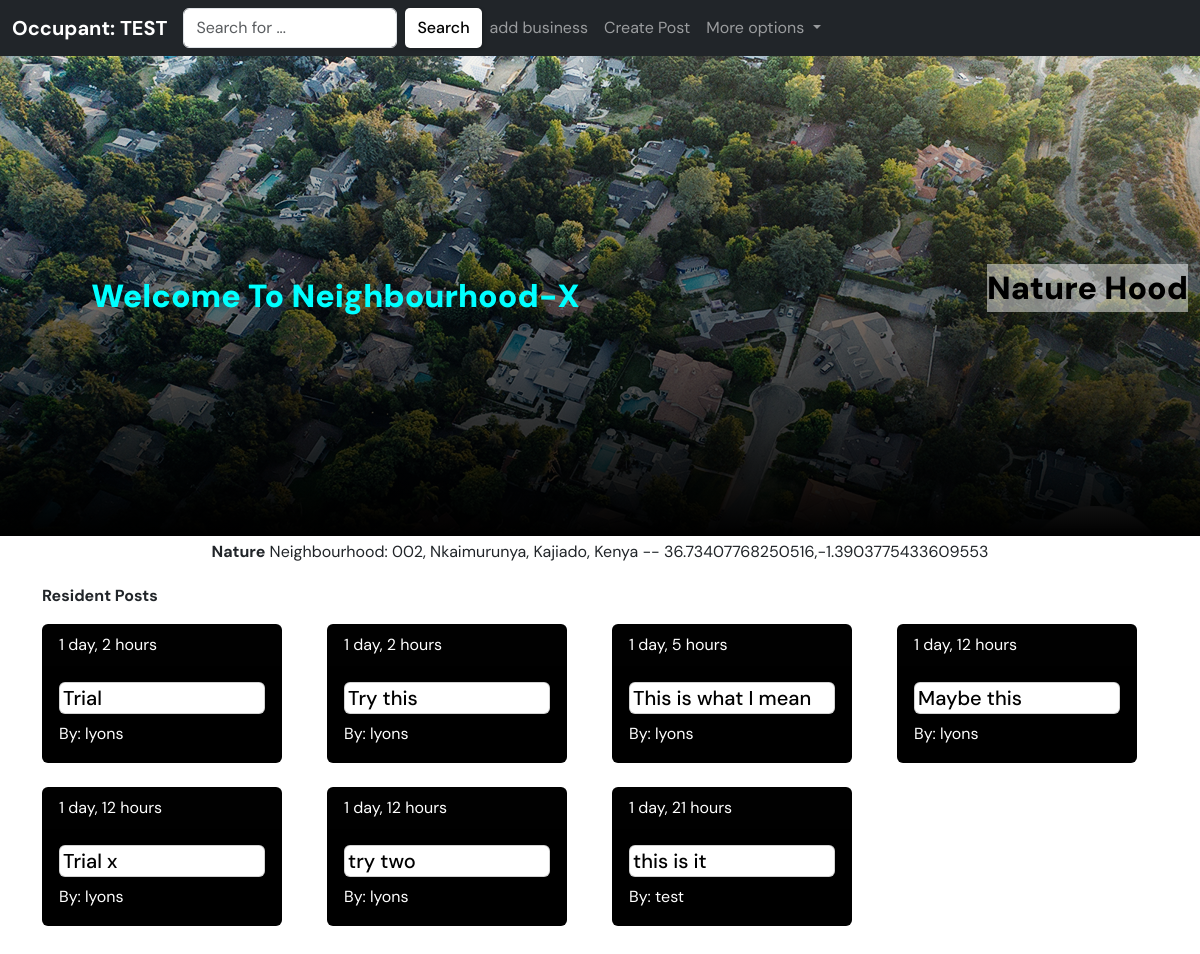
/resident-dashboard/ (signed in), run on an earlier commit of the app's database.
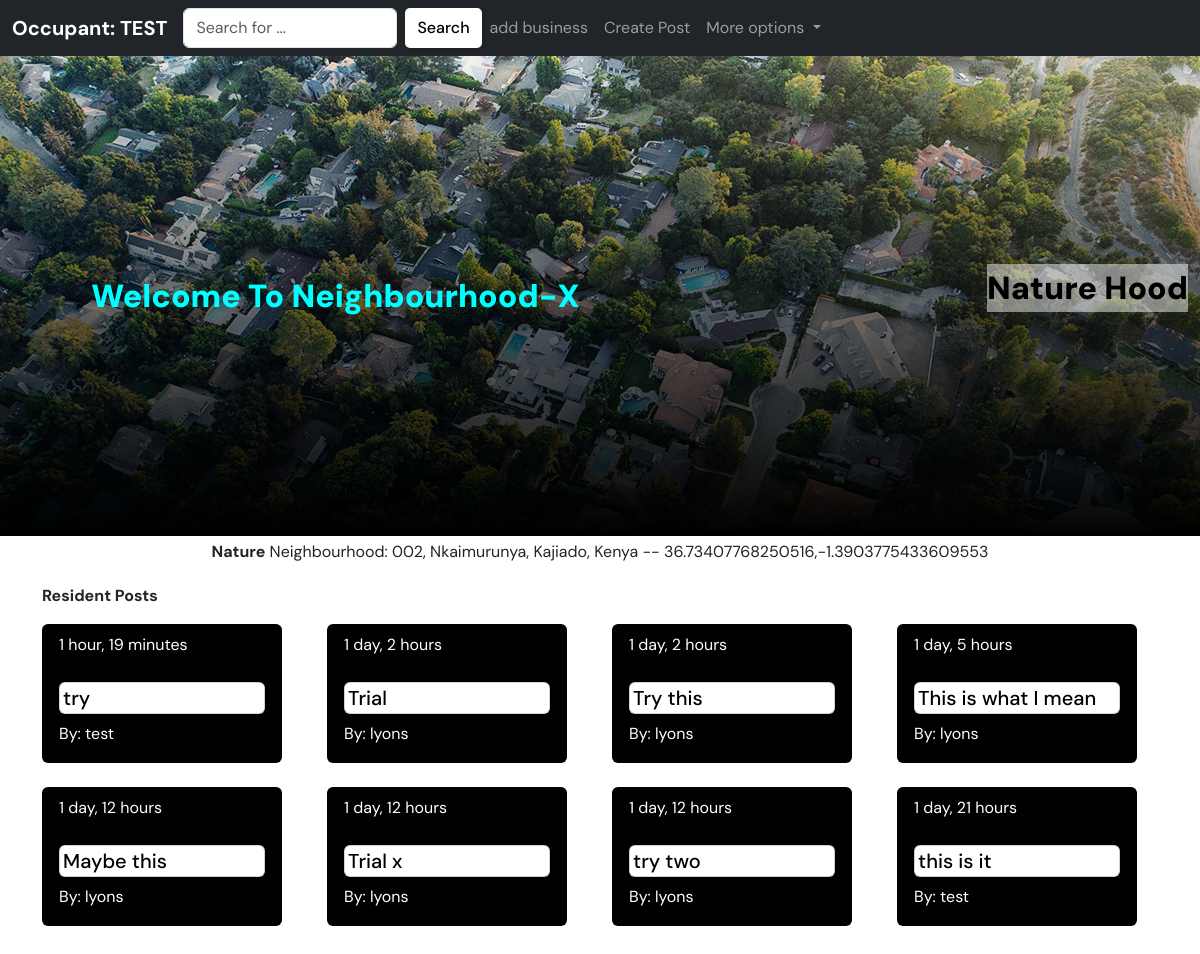
And on a later commit of the database.
### neighbourhoodx/models.py (models this page shows, shortened)
class Post(models.Model):
    poster = models.ForeignKey(User, on_delete=models.SET_NULL, null=True)
    neighbourhood = models.ForeignKey(Neighbourhood, on_delete=models.CASCADE)
    body = models.TextField()
    posted = models.DateTimeField(auto_now_add=True)
    class Meta:
        verbose_name = 'Post'
        verbose_name_plural = 'Posts'
        ordering = ['-posted']

### neighbourhoodx/views.py (the view)
# urls.py: path('resident-dashboard/', views.residentDashboard, name="residentDashboard"),
@login_required(login_url='login')
def residentDashboard(request):
    user = request.user
    resident = Member.objects.get(user = user)
    get_neighbourhood = resident.neighbourhood
    if get_neighbourhood != None:
        posts = get_neighbourhood.post_set.all()
        n_long = get_neighbourhood.location[0]
        n_lat = get_neighbourhood.location[1]
        businesses = Business.objects.filter(neighbourhood = get_neighbourhood)
        m = folium.Map(location=[n_lat, n_long], zoom_start=16)
        folium.Marker([n_lat, n_long],
            popup=f'<strong>{user.username}</strong> Neighbourhood <p>where you belong</p>',
            tooltip='Click here for more',
            icon=folium.Icon(icon='home', color='blue')
            ).add_to(m)
        folium.CircleMarker(
            [n_lat, n_long],
            tooltip=f'<strong>{get_neighbourhood.name}</strong> Neighbourhood',
            popup='base',
            radius = 300,
            color='blue',
            fill=True,
            fill_color='aqua'
            ).add_to(m)
        if businesses != None:
            for business in businesses:
                s_long = business.location[0]
                s_lat = business.location[1]
                folium.Marker([s_lat, s_long],
                    popup=f'<strong>{business.name}</strong>',
                    tooltip='Click here for more',
                    icon=folium.Icon(icon='cloud', color='red')
                    ).add_to(m),
        else:
            posts = None
    else:
        return redirect(loginPage)
    m = m._repr_html_() #html representation
    context = {'map': m, 'hood': get_neighbourhood, 'posts':posts}
    return render(request, 'neighbourhoodx/resident_dashboard.html', context)

### neighbourhoodx/templates/neighbourhoodx/resident_dashboard.html (shortened to what this page needs)
{% extends 'main.html' %}
{% load bootstrap5 %}
{% block content %}
{% include 'res_nav.html' %}
<div class="container-fluid admin">
    <div class="admin-blank">
        <strong class="text-center">Welcome To Neighbourhood-X</strong>
    </div>
    <div class="admin-map">
        <p class="text-center p-txt">{{hood.name}} Hood</p>
    </div>
</div>
<div class="container">
    <p class="text-center p-1"><strong>{{hood.name}}</strong> Neighbourhood: {{hood.address}} -- {{hood.location}}</p>
    <p><strong>Resident Posts</strong></p>
    <div class="row">
        {% for post in posts %}
        <div class="col-md-3">
            <div class="card text-white bg-black mb-4" style="max-width: 15rem; max-height: 9rem;">
                <div class="card-header">{{post.posted | timesince}}</div>
                <div class="card-body">
                    <h5 class="card-title card post-card">{{post.body}}</h5>
                    <p class="card-text">By: {{post.poster}}</p>
                </div>
            </div>
        </div>
        {% endfor %}
    </div>
</div>
<br>
{% endblock content %}

What changed in the data, as far as the page shows it:
added Post: posted "1 hour, 19 minutes", body "try", poster "test"
